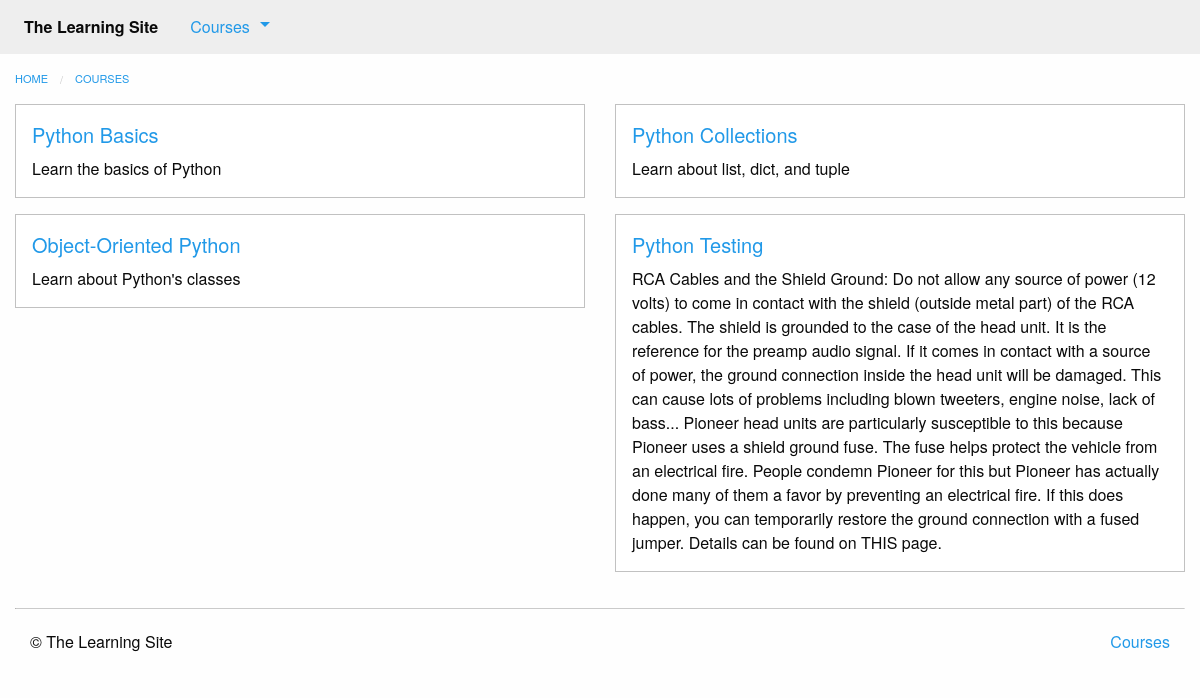
The app's page /courses/, older data.
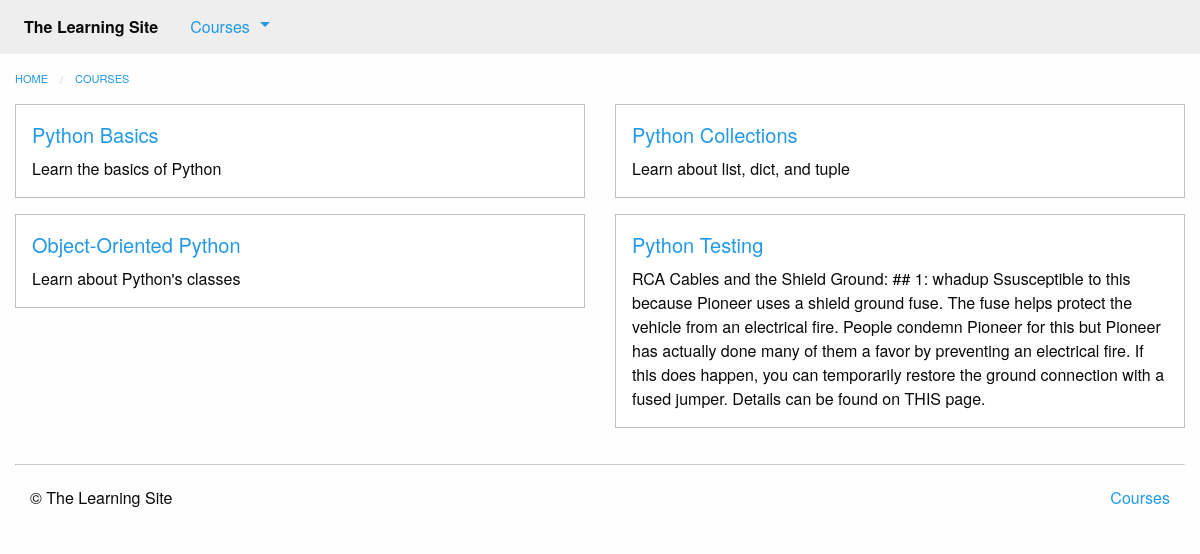
The same page, newer data.
### courses/models.py (models this page shows, shortened)
class Course(models.Model):
    created_at = models.DateTimeField(auto_now_add=True)
    title = models.CharField(max_length=255)
    description = models.TextField()

### courses/views.py (the view)
def course_list(request):
    courses = models.Course.objects.all()
    return render(request, 'courses/course_list.html', {'courses': courses})

### courses/templatetags/course_extras.py (called while the page is built)
@register.inclusion_tag('courses/course_nav.html')
def nav_courses_list():
    courses = Course.objects.all()[:5]
    return {'courses': courses}

### courses/templates/courses/course_list.html (shortened to what this page needs)
{% extends "courses/layout.html" %}
{% block content %}
    <div class="row columns">
        {{ block.super }}
    </div>
    <div class="row">
        {%  for course in courses %}
            <div class="small-6 columns">
                <div class="callout">
                    <h5><a href="{% url 'courses:detail' pk=course.pk %}">{{ course.title }}</a></h5>
                    <div class="card-copy">
                        {{ course.description }}
                    </div>
                </div>
            </div>
            {% if forloop.counter|divisibleby:"2" %}
                </div>
                <div class="row">
            {% endif %}
        {% endfor %}
    </div>
{% endblock %}

Row changes from the older to the newer data that the page shows:
changed Course "Python Testing": description "…and the Shield Ground: Do not allow any source of power (12 volts) to come in contact with the shield (outside metal part) of the RCA cables. The shield is grounded to the case of the head unit. It is the reference for the preamp audio signal. If it comes in contact with a source of power, the ground connection inside the head unit will be damaged. This can cause lots of problems including blown tweeters, engine noise, lack of bass... Pioneer head units are particularly susceptible to this because Pioneer…" → "…and the Shield Ground: ## 1: whadup Ssusceptible to this because Pioneer…"
